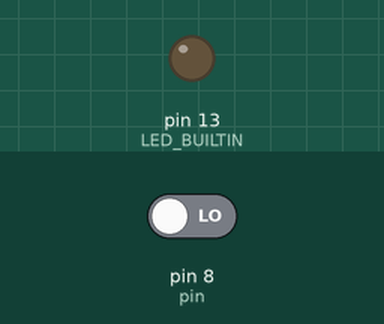
Bench run of a sketch on a simulated Arduino Uno, built with avr-gcc and run on an emulated ATmega328P. On the bench: output pins drawn as LEDs (lit = HIGH). Inputs (shaded band) come from the test bench; at power-on: pin 8 (pin) LOW.

Above: at 1.2 s.
1.3 s: pin 8 (pin) driven HIGH
At 2.1 s:
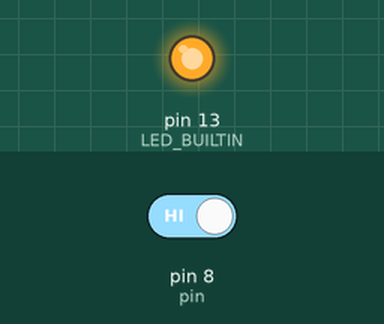
2.8 s: pin 8 (pin) driven LOW
At 3.3 s:
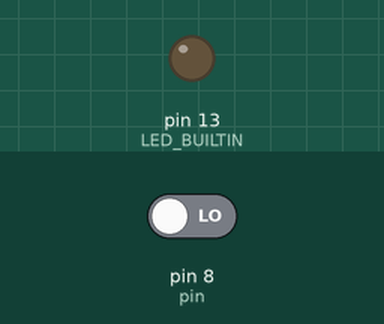
Timing chart, 0 to 5.8 s (numbered marks = the images above; inputs shaded):
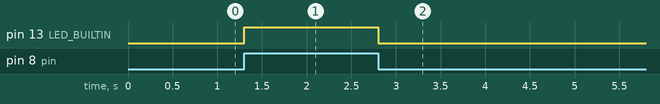

The sketch:

WiredTest.ino
```cpp
int pin = 8;

void setup() {
  //pinMode(pin, INPUT);
  pinMode(LED_BUILTIN, OUTPUT);
}

void loop() {
  digitalWrite(LED_BUILTIN, digitalRead(pin));
}
```

Measured:
- after the input at 1.3 s, pin 13 (LED_BUILTIN): LOW → HIGH at once
- after the input at 2.8 s, pin 13 (LED_BUILTIN): HIGH → LOW at once
